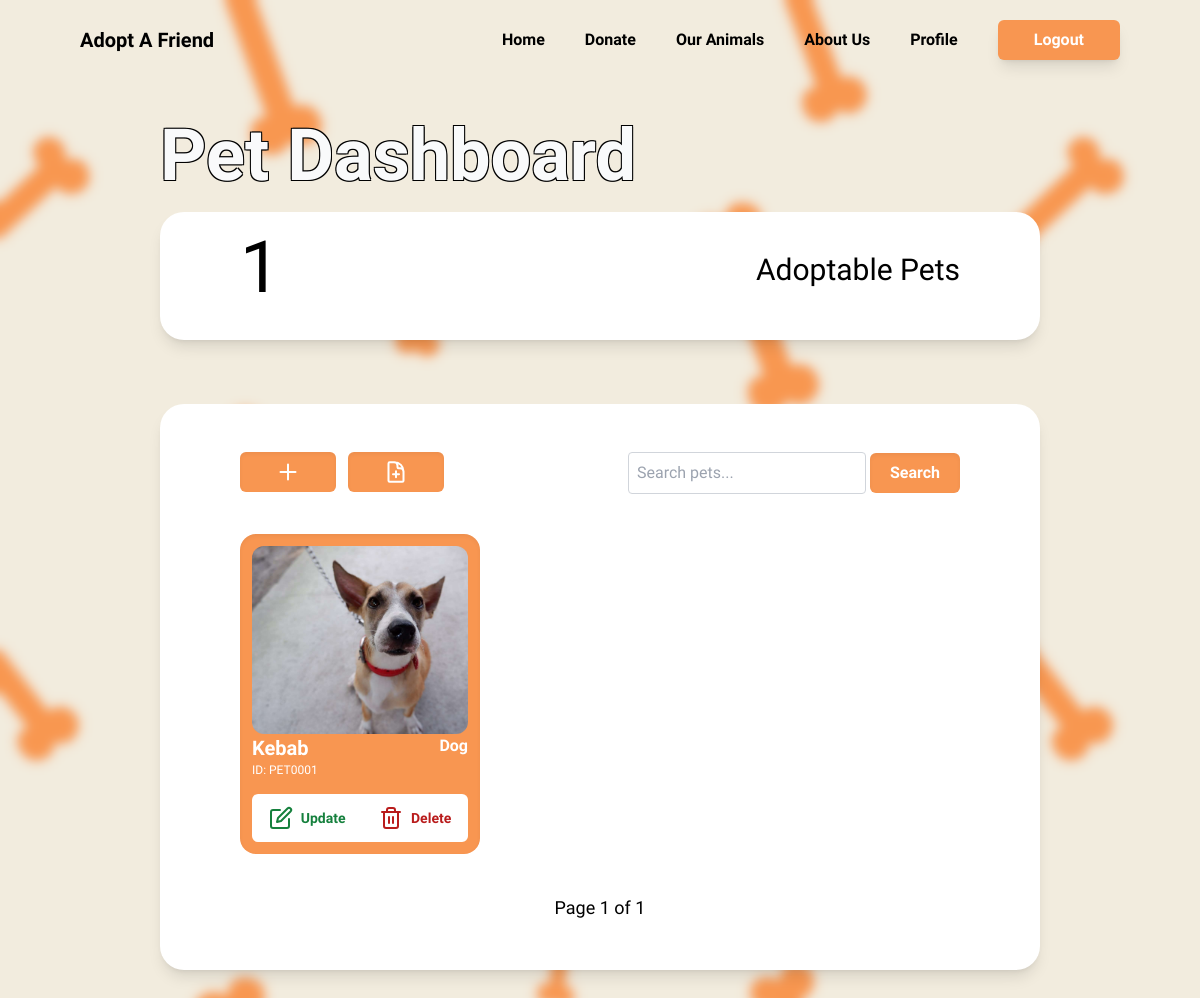
/staff/dashboard/pets/ (signed in), run on the app's committed database.
### pets/models.py (models this page shows, shortened)
class Pet(models.Model):
    petId = models.CharField(max_length=10, default=generate_pet_key, primary_key=True, unique=True)
    petName = models.CharField(max_length=50, null=False, blank=False, unique=True)
    animalType = models.CharField(max_length=20, choices=ANIMAL_TYPES_CHOICES, null=False, blank=False)
    breed = models.CharField(max_length=50, null=False, blank=False)
    petAge = models.CharField(max_length=50, null=False, blank=False, choices=PET_AGE_CHOICES)
    petGender = models.CharField(max_length=20, choices=GENDER_CHOICES, null=False, blank=False, default="")
    petSize = models.CharField(max_length=20, choices=PET_SIZE_CHOICES, null=False, blank=False)
    petColor = models.CharField(max_length=20, choices=COLOR_CHOICES, null=False, blank=False, default="")
    petDescription = models.TextField(max_length=500, blank=True, null=True)
    petPersonality = models.CharField(max_length=50, choices=PERSONALITY_CHOICES, blank=False, null=False, default="")
    dateAcquired = models.DateField(blank=False, null=False, default=timezone.now)
    isTrained = models.BooleanField(default=False)
    slug = models.SlugField(unique=True, blank=True)

class PetImage(models.Model):
    petId = models.ForeignKey('Pet', null=False, blank=False, on_delete=models.CASCADE)
    petImage = models.ImageField(upload_to='static/pet_pics')

### staff/decorators.py (the view)
    def _wrapped_view(request, *args, **kwargs):
        if not request.user.is_staff:
            return HttpResponseForbidden("You don't have permission to access this page.")
        return view_func(request, *args, **kwargs)

### staff/views.py (called while the page is built)
@staff_required
def staff_pet_dashboard(request):
    query = request.GET.get('q')
    pets = Pet.objects.all()
    if query:
        pets = pets.filter(
            Q(petName__icontains=query) |
            Q(animalType__icontains=query) |
            Q(breed__icontains=query)
        )
    pets = pets.order_by('petId')
    total_pets_count = pets.count()
    items_per_page = 8
    paginator = Paginator(pets, items_per_page)
    page = request.GET.get('page')
    try:
        pets = paginator.page(page)
    except PageNotAnInteger:
        pets = paginator.page(1)
    except EmptyPage:
        pets = paginator.page(paginator.num_pages)
    return render(request, 'staff/staff_pet_dashboard.html', {'pets': pets, 'total_pets_count': total_pets_count})

### users/models.py (called while the page is built)
    def get_absolute_url(self):
        return reverse("profile", kwargs={"slug": self.slug, "id": self.id})

### staff/templates/staff/staff_pet_dashboard.html (shortened to what this page needs)
{% load static %}
<!DOCTYPE html>
<html lang="en">
<head>
    <script src="https://cdn.tailwindcss.com"></script>
</head>
<body style="background-image: url('/static/image/staffbg.png'); background-size: cover;">
    <div>
        <nav class="py-5 px-4 lg:px-20 flex justify-between items-center bg-transparent" style="font-family: 'Imprima', sans-serif;">
            <a href="/" class="relative text-xl font-semibold">Adopt A Friend</a>
            <div id="menu" class="hidden lg:flex space-x-10">
                <a href="{% url 'index' %}" class="py-2 text-base font font-semibold hover:text-white">Home</a>
                <a href="#" class="py-2 text-base font font-semibold hover:text-white">Donate</a>
                <a href="#" class="py-2 text-base font font-semibold hover:text-white">Our Animals</a>
                <a href="#" class="py-2 text-base font font-semibold hover:text-white">About Us</a>
                {% if user.is_authenticated %}
                <a href="{{user.get_absolute_url}}" class="py-2 text-base font font-semibold hover:text-white">Profile</a>
                <a href="{% url 'logout' %}">
                    <button
                        class="shadow-lg transition ease-in-out delay-150 font-semibold text-white px-9 py-2 rounded-md hover:-translate-y-1 hover:scale-110 duration-300"
                        style="background-color: #f89651;">
                        Logout
                    </button>
                </a>
                {% endif %}
            </div>
        </nav>
    </div>
    <div>
        <h1 class="relative ml-40 mt-10 text-7xl text-shadows text-gray-50 font-bold" style="font-family: 'Imprima'">
            Pet Dashboard
        </h1>
    </div>
    <div class="mx-40 mt-5 relative">
        <div class="h-32 bg-white rounded-3xl shadow-lg flex justify-between" style="font-family: 'Imprima';">
            <h1 class="text-7xl py-5 pl-20 total-pets-count">{{ total_pets_count }}</h1>
            <h1 class="text-3xl py-10 pr-20 flex justify-end">Adoptable Pets</h1>
        </div>
    </div>
    <div class="mt-16 mb-16 py-12 px-20 mx-40 bg-white rounded-3xl relative shadow-lg" style="font-family: 'Imprima';">
        <div class="flex justify-between">
            <div class="flex">
                <a href="{% url 'add_pet' %}">
                    <button class="text-shadows shadow-inner transition ease-in-out delay-150 font-semibold text-white px-9 py-2 rounded-md hover:-translate-y-1 hover:scale-110 duration-300" style="background-color: #f89651;">
                        <svg xmlns="http://www.w3.org/2000/svg" fill="none" viewBox="0 0 24 24" stroke-width="2" stroke="currentColor" class="w-6 h-6">
                            <path stroke-linecap="round" stroke-linejoin="round" d="M12 4.5v15m7.5-7.5h-15" />
                        </svg>
                    </button>
                </a>
                <a href="{% url 'generate_pet_data_pdf' %}" class="ml-3">
                    <button class="text-shadows shadow-inner transition ease-in-out delay-150 font-semibold text-white px-9 py-2 rounded-md hover:-translate-y-1 hover:scale-110 duration-300" style="background-color: #f89651;">
                    </button>
                </a>
            </div>
            <form method="GET" action="{% url 'pet_page' %}" class="mb-4">
                <input type="text" name="q" placeholder="Search pets..." class="p-2 border border-gray-300 rounded">
                <button type="submit" class="shadow-inner transition ease-in-out delay-150 font-semibold text-white px-5 py-2 rounded-md hover:-translate-y-1 hover:scale-110 duration-300" style="background-color: #f89651;">Search</button>
            </form>
        </div>
        <div class="grid grid-cols-4 justify-center mx-auto max-w-screen-xl">
            {% for pet in pets %}
            <div class="w-60 h-80 p-3 flex flex-col rounded-2xl shadow-inner mt-6" style="background-color: #f89651;" id="{{pet.petId}}">
                <div class="h-48 bg-white rounded-xl" style="background-image: url('{{ pet.petimage_set.first.petImage.url }}'); background-size: cover;"></div>
                <div class="flex flex-col gap-4">
                <div class="flex flex-row justify-between">
                    <div class="flex flex-col">
                    <span class="text-xl font-bold text-white">{{pet.petName}}</span>
                    <p class="text-xs text-white">ID: {{pet.petId}}</p>
                    </div>
                    <span class="font-bold  text-white">{{pet.animalType}}</span>
                </div>
                <div class=" bg-white rounded-md">
                    <div class="flex justify-around items-center py-3">
                        <a href="{% url 'edit_pet' slug=pet.slug %}">
                            <div class="flex gap-2 text-gray-600 hover:scale-110 duration-200 hover:cursor-pointer">
                                <svg class="w-6 stroke-green-700" viewBox="0 0 24 24" fill="none" stroke="currentColor" stroke-width="2" stroke-linecap="round" stroke-linejoin="round">
                                  <path d="M11 4H4a2 2 0 0 0-2 2v14a2 2 0 0 0 2 2h14a2 2 0 0 0 2-2v-7"></path>
                                  <path d="M18.5 2.5a2.121 2.121 0 0 1 3 3L12 15l-4 1 1-4 9.5-9.5z"></path>
                                </svg>
                                <button class="font-semibold text-sm text-green-700">Update</button>
                            </div>
                        </a>
                        <div class="flex gap-2 text-gray-600 hover:scale-110 duration-200 hover:cursor-pointer">
                            <button class="font-semibold text-sm text-red-700 delete-pet-btn" data-pet-id="{{ pet.petId }}">Delete</button>
                        </div>
                    </div>
                </div>
            </div>
            </div>
            {% endfor %}
            <div class="mt-10 flex justify-center col-span-4">
                <span class="">
                    <span class="text-lg mx-4">
                        Page {{ pets.number }} of {{ pets.paginator.num_pages }}
                    </span>
                </span>
            </div>
        </div>
    </div>
</body>
</html>

### staff/templates/staff/staff_pet_dashboard.html (style rules this page uses)
.text-shadows { text-shadow: -1px 1px 0 #000, 1px 1px 0 #000, 1px -1px 0 #000, -1px -1px 0 #000; }

### data on the page
Pet: petimage_set.first.petImage (picture), petName "Kebab", petId "PET0001", animalType "Dog"

### other printed values
{{ total_pets_count }} "1"
{{ pets.number }} "1"
{{ pets.paginator.num_pages }} "1"
